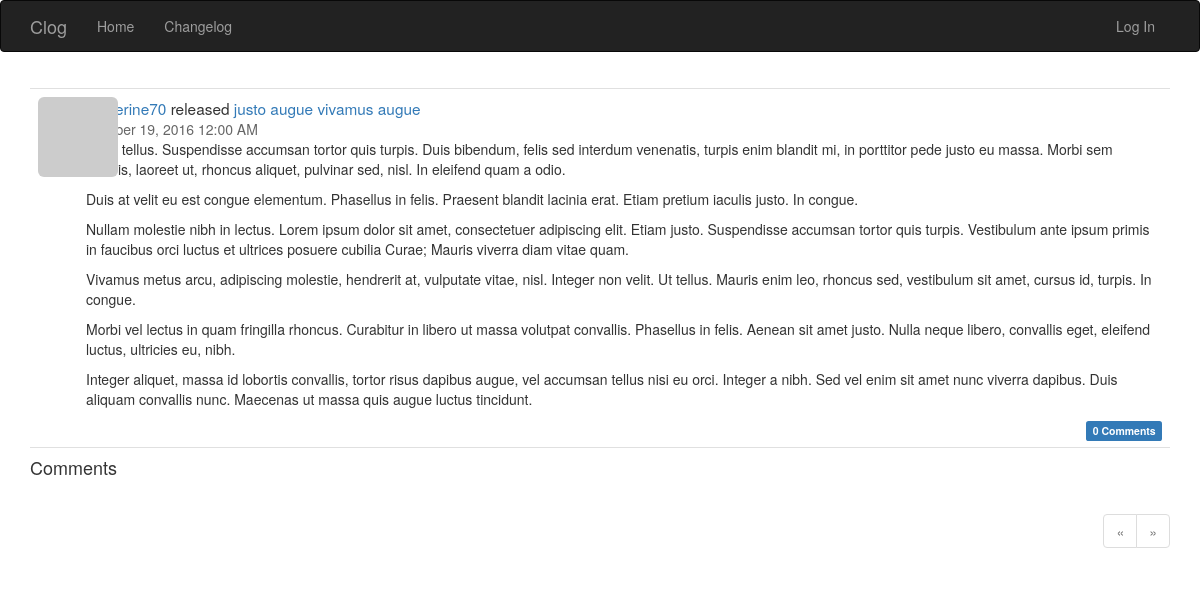
The app's page /post/90, older data.
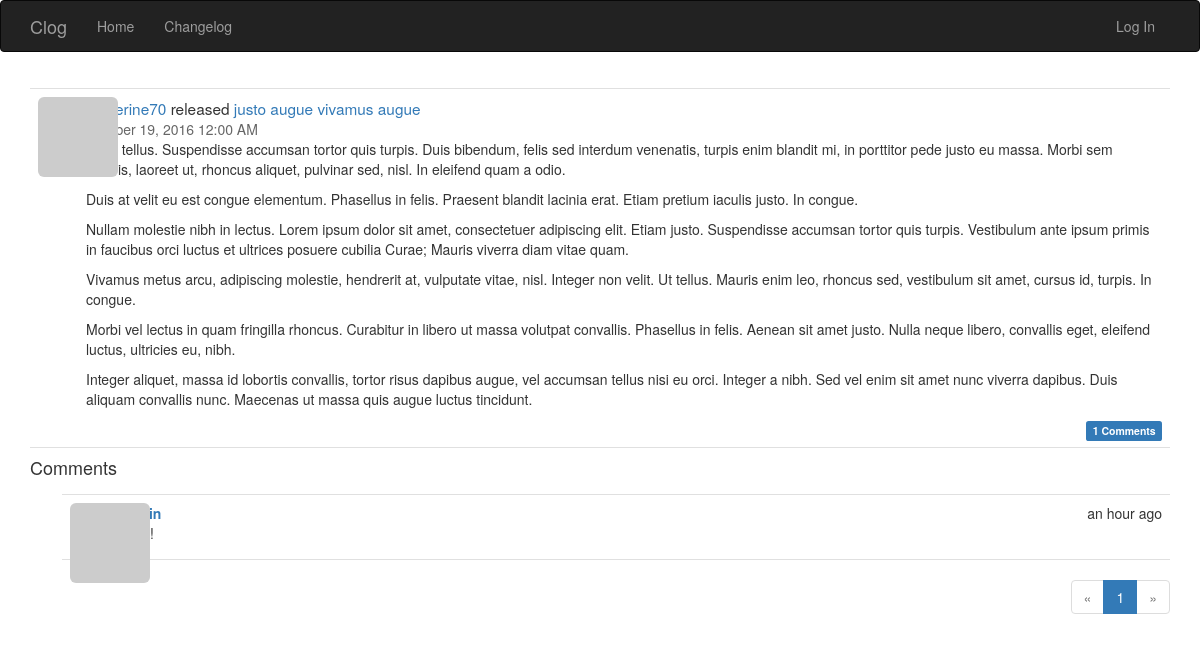
The same page, newer data.
### app/models.py (models this page shows, shortened)
class Post(db.Model):
    __tablename__ = 'posts'
    id = db.Column(db.Integer, primary_key=True)
    title = db.Column(db.Text)
    body = db.Column(db.Text)
    timestamp = db.Column(db.DateTime, index=True, default=datetime.utcnow)
    author_id = db.Column(db.Integer, db.ForeignKey('users.id'))
    body_html = db.Column(db.Text)
    comments = db.relationship('Comment', backref='post', lazy='dynamic')

class User(UserMixin, db.Model):
    __tablename__ = 'users'
    id = db.Column(db.Integer, primary_key=True)
    username = db.Column(db.String(64), unique=True, index=True)
    email = db.Column(db.String(64), unique=True, index=True)
    role_id = db.Column(db.Integer, db.ForeignKey('roles.id'))
    password_hash = db.Column(db.String(128))
    confirmed = db.Column(db.Boolean, default=False)
    avatar_hash = db.Column(db.String(32))
    name = db.Column(db.String(64))
    location = db.Column(db.String(64))
    about_me = db.Column(db.Text)
    member_since = db.Column(db.DateTime(), default=datetime.utcnow)
    last_seen = db.Column(db.DateTime(), default=datetime.utcnow)
    posts = db.relationship('Post', backref='author', lazy='dynamic')
    followed = db.relationship('Follow',
                               foreign_keys=[Follow.follower_id],
                               backref=db.backref('follower', lazy='joined'),
                               lazy='dynamic',
                               cascade='all, delete-orphan')
    followers = db.relationship('Follow',
                                foreign_keys=[Follow.followed_id],
                                backref=db.backref('followed', lazy='joined'),
                                lazy='dynamic',
                                cascade='all, delete-orphan')
    comments = db.relationship('Comment', backref='author', lazy='dynamic')
    @property
    def password(self):
        raise AttributeError('password is not a readable attribute')
    def gravatar(self, size=100, default='identicon', rating='g'):
        if request.is_secure:
            url = 'https://secure.gravatar.com/avatar'
        else:
            url = 'https://www.gravatar.com/avatar'
        hash = self.avatar_hash or hashlib.md5(
            self.email.encode('utf-8')).hexdigest()
        return '{url}/{hash}?s={size}&d={default}&r={rating}'.format(
            url=url, hash=hash, size=size, default=default, rating=rating)

class Comment(db.Model):
    __tablename__ = 'comments'
    id = db.Column(db.Integer, primary_key=True)
    body = db.Column(db.Text)
    body_html = db.Column(db.Text)
    timestamp = db.Column(db.DateTime, index=True, default=datetime.utcnow)
    disabled = db.Column(db.Boolean)
    author_id = db.Column(db.Integer, db.ForeignKey('users.id'))
    post_id = db.Column(db.Integer, db.ForeignKey('posts.id'))

### app/main/views.py (the view, shortened to what this page needs)
@main.route('/post/<int:id>', methods=['GET', 'POST'])
def post(id):
    post = Post.query.get_or_404(id)
    form = CommentForm()
    page = request.args.get('page', 1, type=int)
    if page == -1:
        page = (post.comments.count() - 1) // \
            current_app.config['FLASKY_COMMENTS_PER_PAGE'] + 1
    pagination = post.comments.order_by(Comment.timestamp.asc()).paginate(
        page, per_page=current_app.config['FLASKY_COMMENTS_PER_PAGE'],
        error_out=False)
    comments = pagination.items
    return render_template('post.html', posts=[post], form=form,
                           comments=comments, pagination=pagination)

### app/auth/views.py (called while the page is built)
@auth.before_app_request
def before_request():
    if current_user.is_authenticated:
        current_user.ping()
        if not current_user.confirmed \
                and request.endpoint[:5] != 'auth.' \
                and request.endpoint != 'static':
            return redirect(url_for('auth.unconfirmed'))

### app/main/__init__.py (called while the page is built)
@main.app_context_processor
def inject_permissions():
    return dict(Permission=Permission)

### app/models.py (called while the page is built)
    def can(self, permissions):
        return False

    def is_administrator(self):
        return False

### app/templates/post.html (shortened to what this page needs)
{% extends "base.html" %}
{% import "bootstrap/wtf.html" as wtf %}
{% import "_macros.html" as macros %}
{% block head %}
{{ super() }}
{% endblock %}
{% block page_content %}
{% include '_posts.html' %}
<h4 id="comments">Comments</h4>
{% include '_comments.html' %}
{% if pagination %}
<div class="pagination">
    {{ macros.pagination_widget(pagination, '.post', fragment='#comments', id=posts[0].id) }}
</div>
{% endif %}
{% endblock %}

### app/templates/_posts.html (shortened to what this page needs)
<ul class="posts">
    {% for post in posts %}
    <li class="post">
        <div class="post-thumbnail">
            <a href="{{ url_for('.user', username=post.author.username) }}">
                <img class="img-rounded profile-thumbnail" src="{{ post.author.gravatar(size=40) }}">
            </a>
        </div>
        <div class="post-content">
            <div class="post-author">
                <a href="{{ url_for('.user', username=post.author.username) }}">{{ post.author.username }}</a>
                released
                <a href="{{ url_for('.post', id=post.id) }}">{{ post.title }}</a>
            </div>
            <div class="post-date">{{ moment(post.timestamp).format('LLL') }}</div>
            <div class="post-body">
                {% if post.body_html %}
                    {{ post.body_html | safe }}
                {% else %}
                    {{ post.body }}
                {% endif %}
            </div>
            <div class="post-footer">
                <a href="{{ url_for('.post', id=post.id) }}#comments">
                    <span class="label label-primary">{{ post.comments.count() }} Comments</span>
                </a>
            </div>
        </div>
    </li>
    {% endfor %}
</ul>

### app/templates/_comments.html (shortened to what this page needs)
<ul class="comments">
    {% for comment in comments %}
    <li class="comment">
        <div class="comment-thumbnail">
            <a href="{{ url_for('.user', username=comment.author.username) }}">
                <img class="img-rounded profile-thumbnail" src="{{ comment.author.gravatar(size=40) }}">
            </a>
        </div>
        <div class="comment-content">
            <div class="comment-date">{{ moment(comment.timestamp).fromNow() }}</div>
            <div class="comment-author"><a href="{{ url_for('.user', username=comment.author.username) }}">{{ comment.author.username }}</a></div>
            <div class="comment-body">
            </div>
        </div>
    </li>
    {% endfor %}
</ul>

Row changes from the older to the newer data that the page shows:
computed for Post "justo augue vivamus augue": comments.count "0" → "1"
added Comment: timestamp "an hour ago"
Text that changed along with them:
new list line: "1"
